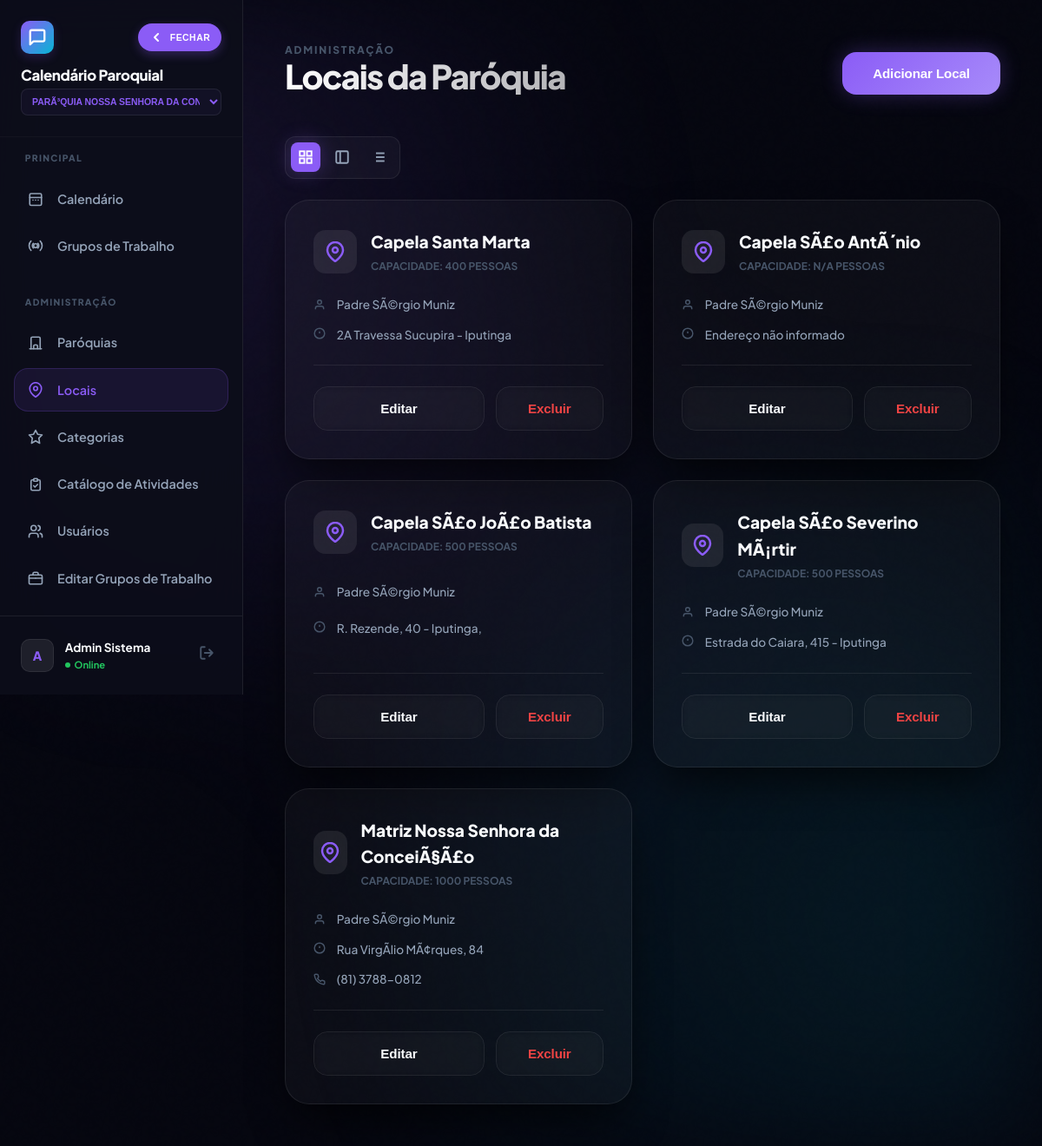
The app's page /locais_paroquia.php (signed in), older data.
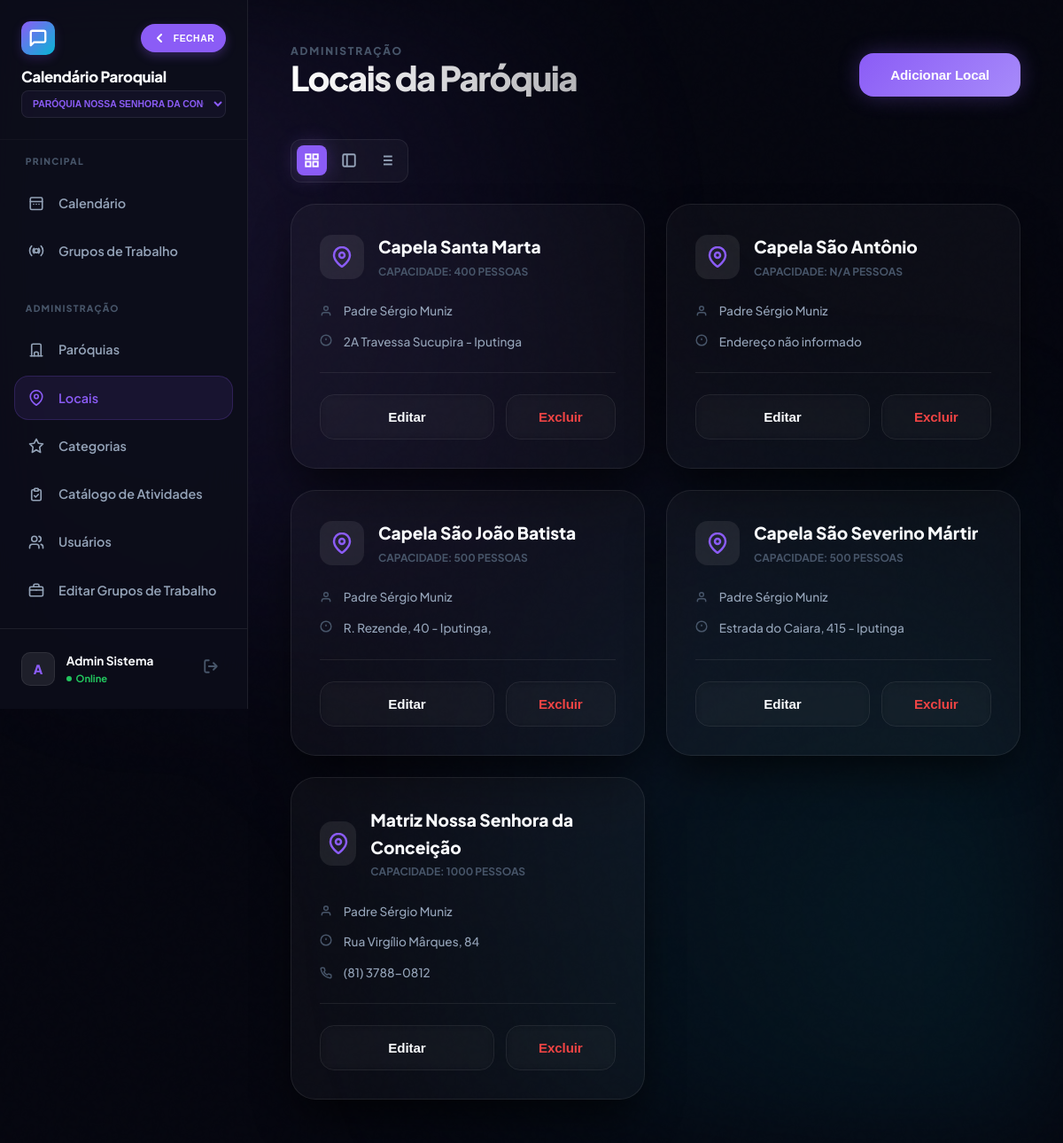
The same page, newer data.
### tables this page shows
CREATE TABLE `locais_paroquia` (
  `id` int(10) unsigned NOT NULL AUTO_INCREMENT,
  `paroquia_id` int(10) unsigned NOT NULL,
  `nome_local` varchar(255) NOT NULL,
  `descricao` text DEFAULT NULL,
  `ativo` tinyint(1) DEFAULT 1,
  `endereco` varchar(255) DEFAULT NULL,
  `telefone` varchar(20) DEFAULT NULL,
  `responsavel` varchar(100) DEFAULT NULL,
  `capacidade` int(11) DEFAULT NULL,
  PRIMARY KEY (`id`)
);

### config.php (called while the page is built, shortened)
<?php
function h(mixed $v): string {
    return htmlspecialchars((string)($v ?? ''), ENT_QUOTES, 'UTF-8');
}
?>

### functions.php (called while the page is built, shortened)
<?php
require_once __DIR__ . '/config.php';
function current_paroquia_id(): int {
    return (int)($_SESSION['paroquia_id'] ?? 0);
}
?>

### locais_paroquia.php (the view, shortened to what the changed rows need)
<?php
require_once 'functions.php';
$pid = current_paroquia_id();
$locais = $conn->query("SELECT * FROM locais_paroquia WHERE paroquia_id = $pid ORDER BY nome_local");
?>
<!DOCTYPE html>
<html lang="pt-BR">
<head>
    <link rel="stylesheet" href="style.css">
</head>
<body>
    <div class="app-shell">
        <?php include 'sidebar.php'; ?>
        <main class="main-content">
            <header class="header-flex animate-in">
                <div>
                    <h1 class="gradient-text">Locais da Paróquia</h1>
                </div>
            </header>
            <div class="locations-grid animate-in" id="dataContainer" style="animation-delay: 0.1s;">
                <?php while ($l = $locais->fetch_assoc()): ?>
                <article class="glass location-card">
                    <div class="loc-header">
                        <div class="loc-icon">
                            <svg width="24" height="24" viewBox="0 0 24 24" fill="none" stroke="currentColor" stroke-width="2.5"><path d="M21 10c0 7-9 13-9 13s-9-6-9-13a9 9 0 0 1 18 0z"/><circle cx="12" cy="10" r="3"/></svg>
                        </div>
                        <div class="loc-title">
                            <h3><?= h($l['nome_local']) ?></h3>
                            <p>CAPACIDADE: <?= $l['capacidade'] ?: 'N/A' ?> PESSOAS</p>
                        </div>
                    </div>
                    <div class="loc-details">
                        <div class="detail-row">
                            <svg width="14" height="14" viewBox="0 0 24 24" fill="none" stroke="currentColor" stroke-width="2.5"><path d="M20 21v-2a4 4 0 0 0-4-4H8a4 4 0 0 0-4 4v2"/><circle cx="12" cy="7" r="4"/></svg>
                            <span><?= h($l['responsavel'] ?: 'Sem responsável') ?></span>
                        </div>
                        <div class="detail-row" style="align-items: flex-start;">
                            <svg width="14" height="14" viewBox="0 0 24 24" fill="none" stroke="currentColor" stroke-width="2.5" style="margin-top: 2px;"><circle cx="12" cy="12" r="10"/><line x1="12" y1="8" x2="12" y2="12"/><line x1="12" y1="16" x2="12.01" y2="16"/></svg>
                            <span><?= h($l['endereco'] ?: 'Endereço não informado') ?></span>
                        </div>
                        <?php if ($l['telefone']): ?>
                        <div class="detail-row">
                            <span><?= h($l['telefone']) ?></span>
                        </div>
                        <?php endif; ?>
                    </div>
                    <div class="loc-footer">
                        <button onclick='editLocal(<?= json_encode($l) ?>)' class="btn btn-ghost" style="flex: 1;">Editar</button>
                        <form method="POST" style="flex: 1;">
                            <button type="button" class="btn btn-ghost" style="width: 100%; color: #ef4444;" onclick="return confirmForm(this, 'Excluir este local permanentemente?')">Excluir</button>
                        </form>
                    </div>
                </article>
                <?php endwhile; ?>
            </div>
        </main>
    </div>
</body>
</html>

### sidebar.php (shortened to what the changed rows need)
<?php
require_once 'config.php';
$parish_name = 'Igreja Católica';
$pid = $_SESSION['paroquia_id'] ?? 0;
if ($pid > 0) {
    $stmt = $conn->prepare("SELECT nome FROM paroquias WHERE id = ?");
    $stmt->bind_param('i', $pid);
    $stmt->execute();
    $resParish = $stmt->get_result();
    if ($resParish && $resParish->num_rows > 0) {
        $parish_name = $resParish->fetch_assoc()['nome'];
    }
}
$all_parishes = [];
if (userCanSwitchParish()) {
    $p_res = $conn->query("SELECT id, nome FROM paroquias ORDER BY nome");
    if ($p_res) {
        while ($p_row = $p_res->fetch_assoc()) {
            $all_parishes[] = $p_row;
        }
    }
}
?>
<aside class="sidebar" id="mainSidebar">
    <div class="sidebar-header">
        <div class="brand-details">
            <span class="brand-text">Calendário Paroquial</span>
            <?php if (count($all_parishes) > 1): ?>
                <select class="brand-sub-select" onchange="window.location.href='select_paroquia.php?id='+this.value">
                    <?php foreach($all_parishes as $p): ?>
                        <option value="<?= $p['id'] ?>" <?= $p['id'] == $pid ? 'selected' : '' ?>><?= h($p['nome']) ?></option>
                    <?php endforeach; ?>
                </select>
            <?php else: ?>
                <span class="brand-sub"><?= h($parish_name) ?></span>
            <?php endif; ?>
        </div>
    </div>
</aside>

Row changes from the older to the newer data that the page shows:
changed locais_paroquia "Capela Santa Marta": responsavel "Padre SÃ©rgio Muniz" → "Padre Sérgio Muniz"
changed locais_paroquia "Endereço não informado": nome_local "Capela SÃ£o AntÃ´nio" → "Capela São Antônio"; responsavel "Padre SÃ©rgio Muniz" → "Padre Sérgio Muniz"
changed locais_paroquia "R. Rezende, 40 - Iputinga,": nome_local "Capela SÃ£o JoÃ£o Batista" → "Capela São João Batista"; responsavel "Padre SÃ©rgio Muniz" → "Padre Sérgio Muniz"
changed locais_paroquia "Estrada do Caiara, 415 - Iputinga": nome_local "Capela SÃ£o Severino MÃ¡rtir" → "Capela São Severino Mártir"; responsavel "Padre SÃ©rgio Muniz" → "Padre Sérgio Muniz"
changed locais_paroquia: nome_local "Matriz Nossa Senhora da ConceiÃ§Ã£o" → "Matriz Nossa Senhora da Conceição"; responsavel "Padre SÃ©rgio Muniz" → "Padre Sérgio Muniz"; endereco "Rua VirgÃ­lio MÃ¢rques, 84" → "Rua Virgílio Mârques, 84"
Text that changed along with them:
form field value: "ParÃ³quia Nossa Senhora da ConceiÃ§Ã£o" → "Paróquia Nossa Senhora da Conceição"
